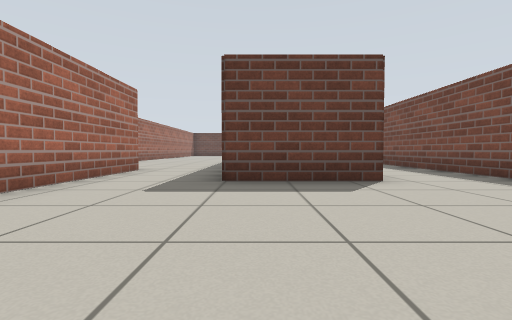
view 1 (above)

24 first-person views from a walk through a world built for the Gazebo simulator. The camera is 0.5 m above the floor, tilts 2° down and sees 85° across. The floor is counted in squares, 1 m on a side. Each view is taken from the middle of a square. On the plan, view 1 faces up. The plan holds only what a view shows up to about 9 squares ahead; the rest is blank.

view 2
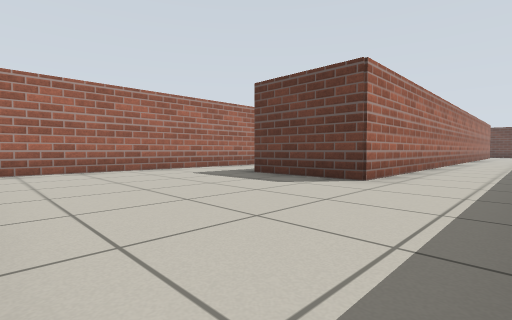

view 3
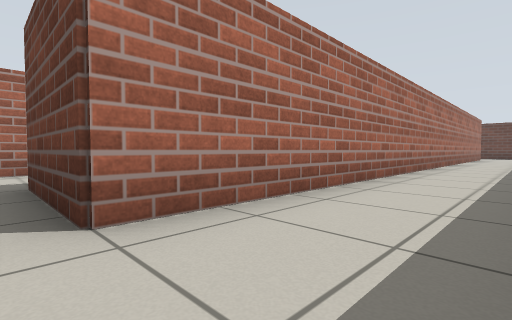

view 4
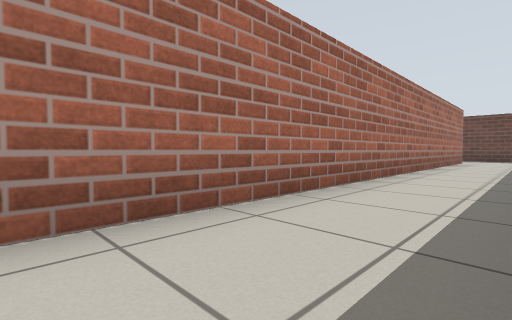

view 5
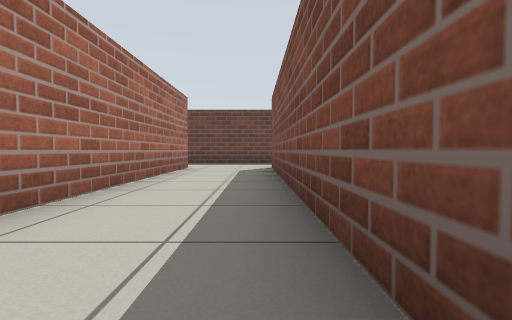

view 6
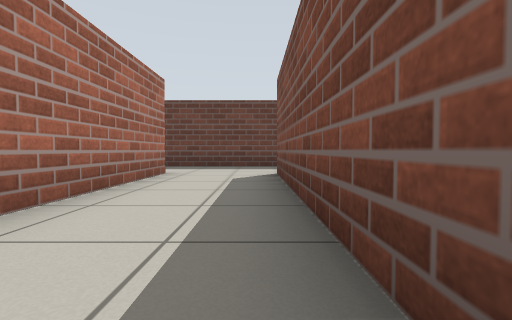

view 7
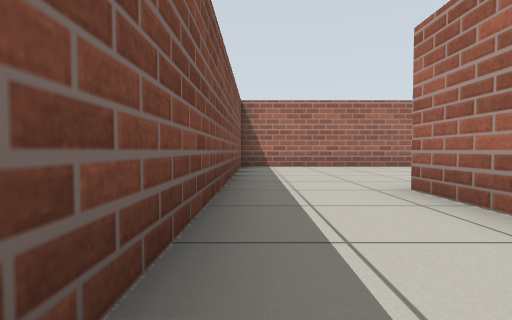

view 8
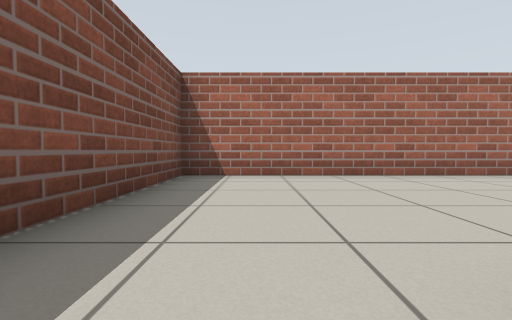

view 9
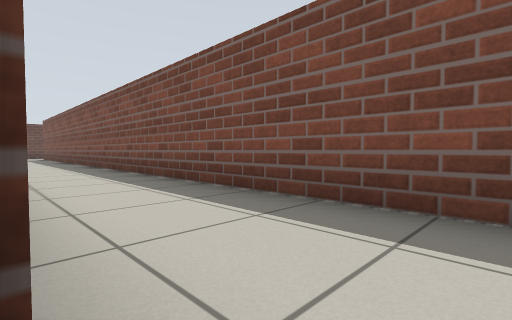

view 10
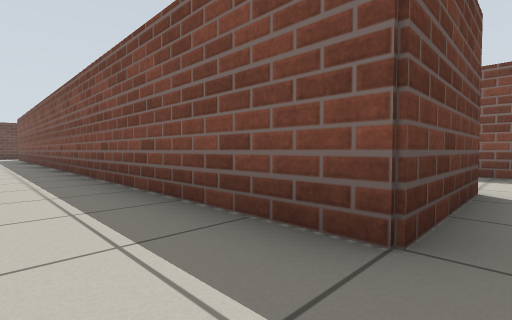

view 11
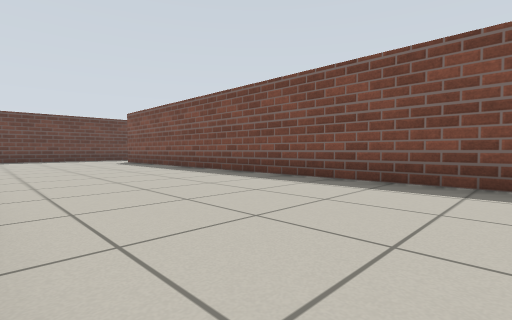

view 12
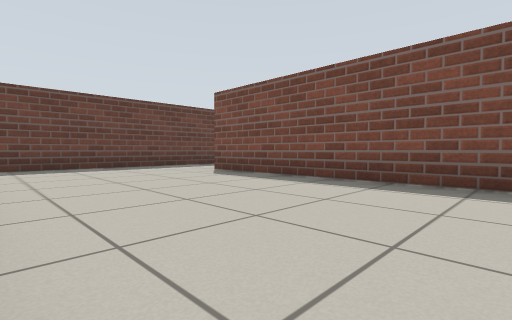

view 13
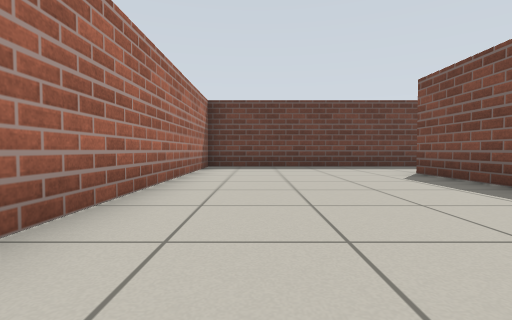

view 14
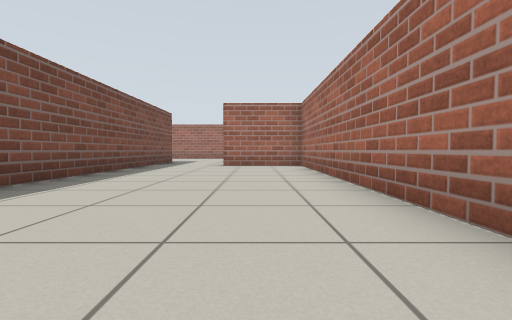

view 15
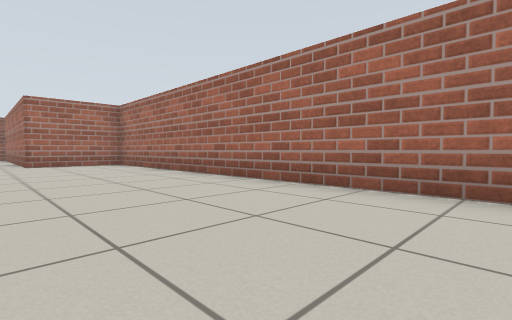

view 16
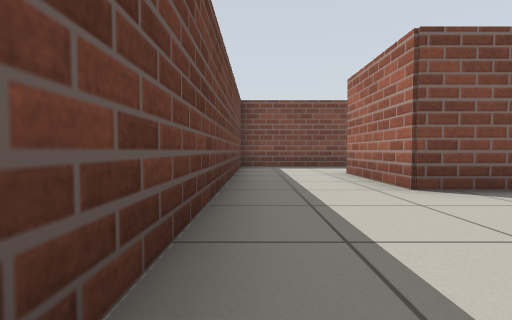

view 17
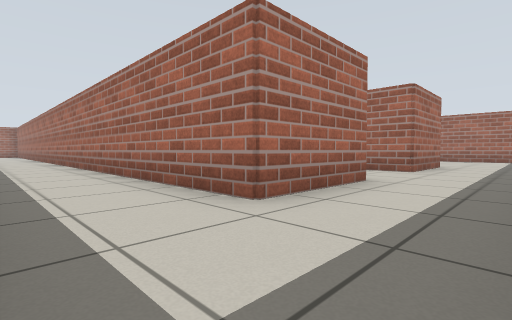

view 18
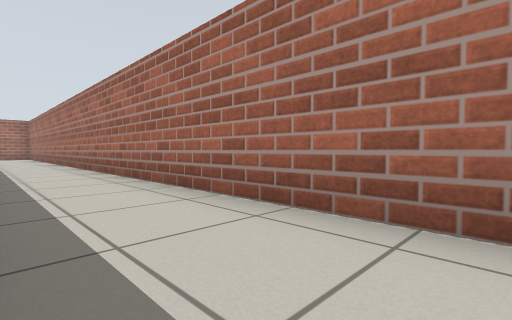

view 19
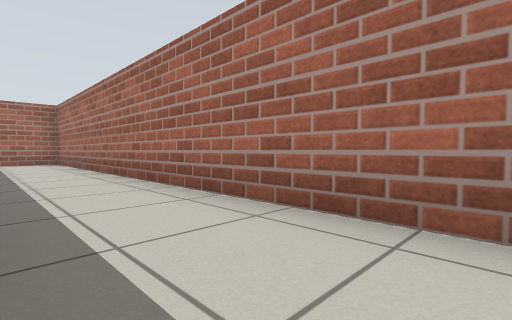

view 20
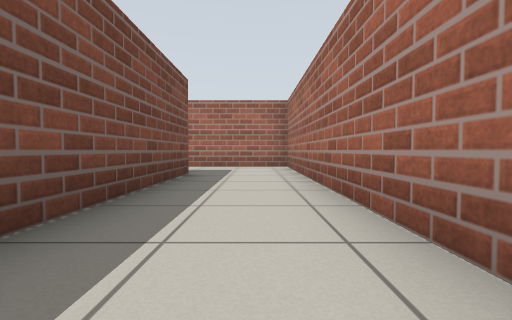

view 21
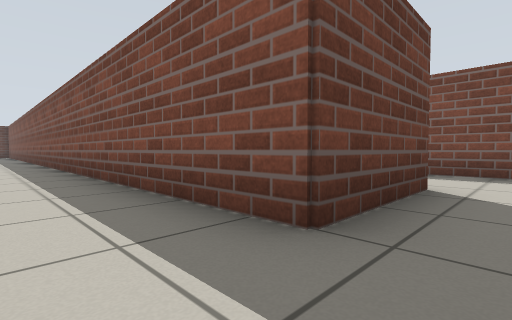

view 22
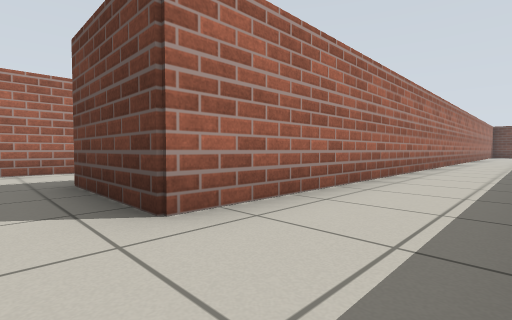

view 23
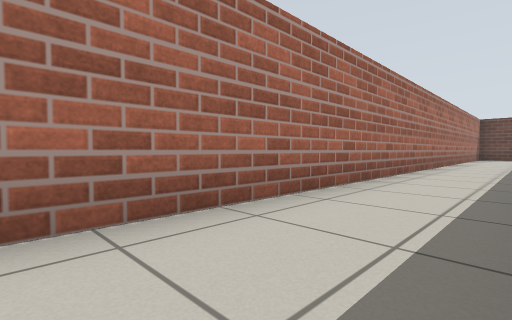

view 24
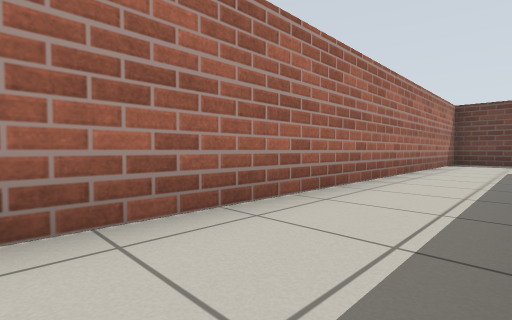

### Floor plan
Points are (right, up) in squares from view 1. A wall is a line through its corners. A room is listed if a view was taken in it or the views show most of it. See-through windows are left out.
Room 1 (views 1, 2, 3, 4, 5, 6, 7, 8, 9, 10)
walls: (-2.9, 7.1) (-2.9, 0.2); (-2, -0.4) (4.5, -0.4) (4.5, 22); (2.1, 22) (2.1, 4.5) (-0.5, 4.5) (-0.5, 7.5)
ways out: opening at (-1.5, 8) to room 2; opening at (3.5, 23) to room 2
Room 2 (views 11, 12, 13, 14, 15, 16, 17, 18, 19, 20, 21, 22, 23, 24)
walls: (9.4, 21.1) (9.4, 24.5); (4.5, 22) (7, 22) (7, -0.4) (10.1, -0.4); (9, 24.4) (-5.5, 24.4) (-5.5, 7.1) (-2.9, 7.1); (-0.5, 7.5) (-0.5, 22) (2.1, 22); (12.1, 23.9) (12.1, 1.9) (9.4, 1.9) (9.4, 12.4); (13.5, 24.4) (12.6, 24.4); (14.5, 1.2) (14.5, 2.6)
ways out: opening at (-1.5, 8) to room 1; opening at (3.5, 23) to room 1

Where each view was taken, in squares from view 1:
view 1: 0 up, 0 right, facing up
view 2: 0 up, 4 right, facing up-left
view 3: 4 up, 4 right, facing up-left
view 4: 9 up, 4 right, facing up-left
view 5: 14 up, 4 right, facing up
view 6: 16 up, 4 right, facing up
view 7: 8 up, 4 right, facing down
view 8: 5 up, 3 right, facing down
view 9: 4 up, 2 right, facing up-right
view 10: 4 up, 2 left, facing up-right
view 11: 10 up, 5 left, facing up-right
view 12: 16 up, 5 left, facing up-right
view 13: 16 up, 4 left, facing up
view 14: 16 up, 4 left, facing down
view 15: 17 up, 2 left, facing down-left
view 16: 24 up, 1 right, facing right
view 17: 24 up, 9 right, facing down-left
view 18: 18 up, 9 right, facing down-left
view 19: 11 up, 9 right, facing down-left
view 20: 8 up, 8 right, facing down
view 21: 1 up, 8 right, facing up-right
view 22: 1 up, 14 right, facing up-left
view 23: 7 up, 14 right, facing up-left
view 24: 13 up, 14 right, facing up-left
